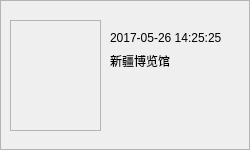
<?xml version="1.0" encoding="UTF-8"?>
<ui version="4.0">
 <class>MapTrackItem</class>
 <widget class="QWidget" name="MapTrackItem">
  <property name="geometry">
   <rect>
    <x>0</x>
    <y>0</y>
    <width>250</width>
    <height>150</height>
   </rect>
  </property>
  <property name="minimumSize">
   <size>
    <width>250</width>
    <height>150</height>
   </size>
  </property>
  <property name="maximumSize">
   <size>
    <width>250</width>
    <height>150</height>
   </size>
  </property>
  <property name="windowTitle">
   <string>Form</string>
  </property>
  <property name="styleSheet">
   <string notr="true">border:1px solid rgb(180,180,180)</string>
  </property>
  <widget class="QLabel" name="m_labelImage">
   <property name="geometry">
    <rect>
     <x>10</x>
     <y>20</y>
     <width>91</width>
     <height>111</height>
    </rect>
   </property>
   <property name="styleSheet">
    <string notr="true">border:1px solid rgb(180,180,180)</string>
   </property>
   <property name="text">
    <string/>
   </property>
   <property name="scaledContents">
    <bool>true</bool>
   </property>
  </widget>
  <widget class="QLabel" name="m_labelDateTime">
   <property name="geometry">
    <rect>
     <x>110</x>
     <y>30</y>
     <width>161</width>
     <height>16</height>
    </rect>
   </property>
   <property name="styleSheet">
    <string notr="true">border:none;
font: 10pt &quot;黑体&quot;;</string>
   </property>
   <property name="text">
    <string>2017-05-26 14:25:25</string>
   </property>
  </widget>
  <widget class="QLabel" name="m_labelPosition">
   <property name="geometry">
    <rect>
     <x>110</x>
     <y>50</y>
     <width>151</width>
     <height>21</height>
    </rect>
   </property>
   <property name="styleSheet">
    <string notr="true">border:none;
font: 10pt &quot;黑体&quot;;</string>
   </property>
   <property name="text">
    <string>新疆博览馆</string>
   </property>
  </widget>
 </widget>
 <resources/>
 <connections/>
</ui>
